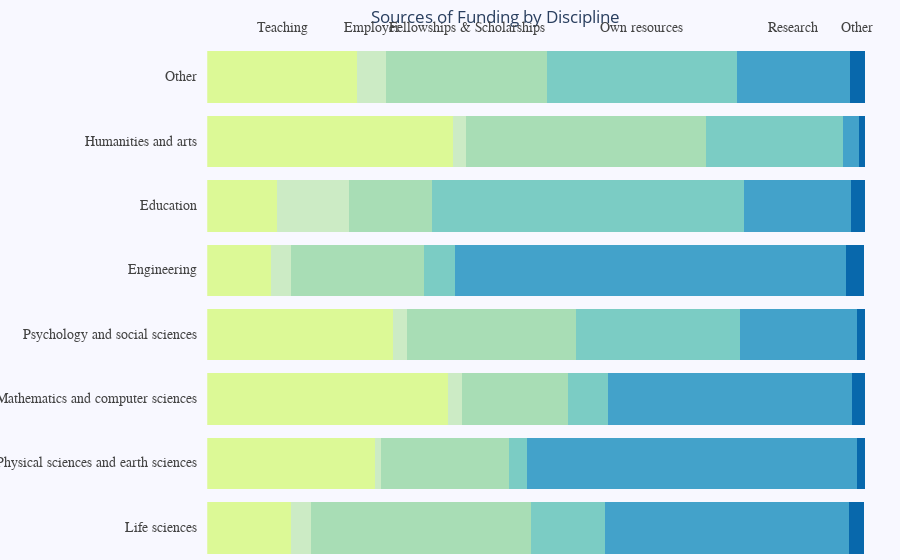

Here is the notebook cell this chart was saved with:
### Code cell
import plotly.graph_objects as go

top_labels = replace_col


x_data = funding_data.to_numpy()[1:,:]
x_data [:,[1, 4]] = x_data[:,[4, 1]]
fields = list(table['Field'])[1:]
y_data = fields

horz_bar = go.Figure()

for i in range(0, len(x_data[0])):
    for xd, yd in zip(x_data, y_data):
        horz_bar.add_trace(go.Bar(
            x=[xd[i]], y=[yd],
            orientation='h',
            marker=dict(
                color=colors[i],
                line=dict(color='rgb(248, 248, 249)', width=0)
            )
        ))

horz_bar.update_layout(
    xaxis=dict(
        showgrid=False,
        showline=False,
        showticklabels=False,
        zeroline=False,
        domain=[0.15, 1]
    ),
    yaxis=dict(
        showgrid=False,
        showline=False,
        showticklabels=False,
        zeroline=False,
    ),
    barmode='stack',
    paper_bgcolor='rgb(248, 248, 255)',
    plot_bgcolor='rgb(248, 248, 255)',
    margin=dict(l=85, r=0, t=45, b=0),
    showlegend=False,
)

annotations = []

for yd, xd in zip(y_data, x_data):
    # labeling the y-axis
    annotations.append(dict(xref='paper', yref='y',
                            x=0.14, y=yd,
                            xanchor='right',
                            text=str(yd),
                            font=dict(family='Arial', size=14,
                                      color='rgb(67, 67, 67)'),
                            showarrow=False, align='right'))
    # labeling the first Likert scale (on the top)
    if yd == y_data[-1]:
        annotations.append(dict(xref='x', yref='paper',
                                x=xd[0] / 2, y=1.05,
                                text=top_labels[0],
                                font=dict(family='Arial', size=14,
                                          color='rgb(67, 67, 67)'),
                                showarrow=False))
    space = xd[0]
    for i in range(1, len(xd)):
            # labeling the Likert scale
            if yd == y_data[-1]:
                annotations.append(dict(xref='x', yref='paper',
                                        x=space + (xd[i]/2), y=1.05,
                                        text=top_labels[i],
                                        font=dict(family='Arial', size=14,
                                                  color='rgb(67, 67, 67)'),
                                        showarrow=False))
            space += xd[i]
horz_bar.update_layout(annotations=annotations, width = 1000, title = 'Sources of Funding by Discipline', title_x =.55)
horz_bar.show()

### Figure 1 — Plotly figure (JSON) as saved in the notebook; plotly's stock layout.template omitted (floating-point values rounded to 4 significant figures)
{"data": [{"marker": {"color": "rgba(220,249,150,1)", "line": {"color": "rgb(248, 248, 249)", "width": 0}}, "orientation": "h", "type": "bar", "x": [12.8], "y": ["Life sciences"]}, {"marker": {"color": "rgba(220,249,150,1)", "line": {"color": "rgb(248, 248, 249)", "width": 0}}, "orientation": "h", "type": "bar", "x": [25.5], "y": ["Physical sciences and earth sciences"]}, {"marker": {"color": "rgba(220,249,150,1)", "line": {"color": "rgb(248, 248, 249)", "width": 0}}, "orientation": "h", "type": "bar", "x": [36.6], "y": ["Mathematics and computer sciences"]}, {"marker": {"color": "rgba(220,249,150,1)", "line": {"color": "rgb(248, 248, 249)", "width": 0}}, "orientation": "h", "type": "bar", "x": [28.3], "y": ["Psychology and social sciences"]}, {"marker": {"color": "rgba(220,249,150,1)", "line": {"color": "rgb(248, 248, 249)", "width": 0}}, "orientation": "h", "type": "bar", "x": [9.7], "y": ["Engineering"]}, {"marker": {"color": "rgba(220,249,150,1)", "line": {"color": "rgb(248, 248, 249)", "width": 0}}, "orientation": "h", "type": "bar", "x": [10.6], "y": ["Education"]}, {"marker": {"color": "rgba(220,249,150,1)", "line": {"color": "rgb(248, 248, 249)", "width": 0}}, "orientation": "h", "type": "bar", "x": [37.4], "y": ["Humanities and arts"]}, {"marker": {"color": "rgba(220,249,150,1)", "line": {"color": "rgb(248, 248, 249)", "width": 0}}, "orientation": "h", "type": "bar", "x": [22.8], "y": ["Other"]}, {"marker": {"color": "rgba(204,235,197, 1)", "line": {"color": "rgb(248, 248, 249)", "width": 0}}, "orientation": "h", "type": "bar", "x": [3], "y": ["Life sciences"]}, {"marker": {"color": "rgba(204,235,197, 1)", "line": {"color": "rgb(248, 248, 249)", "width": 0}}, "orientation": "h", "type": "bar", "x": [0.9], "y": ["Physical sciences and earth sciences"]}, {"marker": {"color": "rgba(204,235,197, 1)", "line": {"color": "rgb(248, 248, 249)", "width": 0}}, "orientation": "h", "type": "bar", "x": [2.1], "y": ["Mathematics and computer sciences"]}, {"marker": {"color": "rgba(204,235,197, 1)", "line": {"color": "rgb(248, 248, 249)", "width": 0}}, "orientation": "h", "type": "bar", "x": [2.1], "y": ["Psychology and social sciences"]}, {"marker": {"color": "rgba(204,235,197, 1)", "line": {"color": "rgb(248, 248, 249)", "width": 0}}, "orientation": "h", "type": "bar", "x": [3], "y": ["Engineering"]}, {"marker": {"color": "rgba(204,235,197, 1)", "line": {"color": "rgb(248, 248, 249)", "width": 0}}, "orientation": "h", "type": "bar", "x": [10.9], "y": ["Education"]}, {"marker": {"color": "rgba(204,235,197, 1)", "line": {"color": "rgb(248, 248, 249)", "width": 0}}, "orientation": "h", "type": "bar", "x": [1.9], "y": ["Humanities and arts"]}, {"marker": {"color": "rgba(204,235,197, 1)", "line": {"color": "rgb(248, 248, 249)", "width": 0}}, "orientation": "h", "type": "bar", "x": [4.4], "y": ["Other"]}, {"marker": {"color": "rgba(168,221,181, 1)", "line": {"color": "rgb(248, 248, 249)", "width": 0}}, "orientation": "h", "type": "bar", "x": [33.5], "y": ["Life sciences"]}, {"marker": {"color": "rgba(168,221,181, 1)", "line": {"color": "rgb(248, 248, 249)", "width": 0}}, "orientation": "h", "type": "bar", "x": [19.5], "y": ["Physical sciences and earth sciences"]}, {"marker": {"color": "rgba(168,221,181, 1)", "line": {"color": "rgb(248, 248, 249)", "width": 0}}, "orientation": "h", "type": "bar", "x": [16.1], "y": ["Mathematics and computer sciences"]}, {"marker": {"color": "rgba(168,221,181, 1)", "line": {"color": "rgb(248, 248, 249)", "width": 0}}, "orientation": "h", "type": "bar", "x": [25.7], "y": ["Psychology and social sciences"]}, {"marker": {"color": "rgba(168,221,181, 1)", "line": {"color": "rgb(248, 248, 249)", "width": 0}}, "orientation": "h", "type": "bar", "x": [20.3], "y": ["Engineering"]}, {"marker": {"color": "rgba(168,221,181, 1)", "line": {"color": "rgb(248, 248, 249)", "width": 0}}, "orientation": "h", "type": "bar", "x": [12.7], "y": ["Education"]}, {"marker": {"color": "rgba(168,221,181, 1)", "line": {"color": "rgb(248, 248, 249)", "width": 0}}, "orientation": "h", "type": "bar", "x": [36.5], "y": ["Humanities and arts"]}, {"marker": {"color": "rgba(168,221,181, 1)", "line": {"color": "rgb(248, 248, 249)", "width": 0}}, "orientation": "h", "type": "bar", "x": [24.5], "y": ["Other"]}, {"marker": {"color": "rgba(123,204,196, 1)", "line": {"color": "rgb(248, 248, 249)", "width": 0}}, "orientation": "h", "type": "bar", "x": [11.2], "y": ["Life sciences"]}, {"marker": {"color": "rgba(123,204,196, 1)", "line": {"color": "rgb(248, 248, 249)", "width": 0}}, "orientation": "h", "type": "bar", "x": [2.8], "y": ["Physical sciences and earth sciences"]}, {"marker": {"color": "rgba(123,204,196, 1)", "line": {"color": "rgb(248, 248, 249)", "width": 0}}, "orientation": "h", "type": "bar", "x": [6.1], "y": ["Mathematics and computer sciences"]}, {"marker": {"color": "rgba(123,204,196, 1)", "line": {"color": "rgb(248, 248, 249)", "width": 0}}, "orientation": "h", "type": "bar", "x": [25], "y": ["Psychology and social sciences"]}, {"marker": {"color": "rgba(123,204,196, 1)", "line": {"color": "rgb(248, 248, 249)", "width": 0}}, "orientation": "h", "type": "bar", "x": [4.7], "y": ["Engineering"]}, {"marker": {"color": "rgba(123,204,196, 1)", "line": {"color": "rgb(248, 248, 249)", "width": 0}}, "orientation": "h", "type": "bar", "x": [47.5], "y": ["Education"]}, {"marker": {"color": "rgba(123,204,196, 1)", "line": {"color": "rgb(248, 248, 249)", "width": 0}}, "orientation": "h", "type": "bar", "x": [20.9], "y": ["Humanities and arts"]}, {"marker": {"color": "rgba(123,204,196, 1)", "line": {"color": "rgb(248, 248, 249)", "width": 0}}, "orientation": "h", "type": "bar", "x": [28.8], "y": ["Other"]}, {"marker": {"color": "rgba(67,162,202, 1)", "line": {"color": "rgb(248, 248, 249)", "width": 0}}, "orientation": "h", "type": "bar", "x": [37.1], "y": ["Life sciences"]}, {"marker": {"color": "rgba(67,162,202, 1)", "line": {"color": "rgb(248, 248, 249)", "width": 0}}, "orientation": "h", "type": "bar", "x": [50.2], "y": ["Physical sciences and earth sciences"]}, {"marker": {"color": "rgba(67,162,202, 1)", "line": {"color": "rgb(248, 248, 249)", "width": 0}}, "orientation": "h", "type": "bar", "x": [37.1], "y": ["Mathematics and computer sciences"]}, {"marker": {"color": "rgba(67,162,202, 1)", "line": {"color": "rgb(248, 248, 249)", "width": 0}}, "orientation": "h", "type": "bar", "x": [17.7], "y": ["Psychology and social sciences"]}, {"marker": {"color": "rgba(67,162,202, 1)", "line": {"color": "rgb(248, 248, 249)", "width": 0}}, "orientation": "h", "type": "bar", "x": [59.5], "y": ["Engineering"]}, {"marker": {"color": "rgba(67,162,202, 1)", "line": {"color": "rgb(248, 248, 249)", "width": 0}}, "orientation": "h", "type": "bar", "x": [16.2], "y": ["Education"]}, {"marker": {"color": "rgba(67,162,202, 1)", "line": {"color": "rgb(248, 248, 249)", "width": 0}}, "orientation": "h", "type": "bar", "x": [2.5], "y": ["Humanities and arts"]}, {"marker": {"color": "rgba(67,162,202, 1)", "line": {"color": "rgb(248, 248, 249)", "width": 0}}, "orientation": "h", "type": "bar", "x": [17.2], "y": ["Other"]}, {"marker": {"color": "rgba(8,104,172, 1)", "line": {"color": "rgb(248, 248, 249)", "width": 0}}, "orientation": "h", "type": "bar", "x": [2.3], "y": ["Life sciences"]}, {"marker": {"color": "rgba(8,104,172, 1)", "line": {"color": "rgb(248, 248, 249)", "width": 0}}, "orientation": "h", "type": "bar", "x": [1.1], "y": ["Physical sciences and earth sciences"]}, {"marker": {"color": "rgba(8,104,172, 1)", "line": {"color": "rgb(248, 248, 249)", "width": 0}}, "orientation": "h", "type": "bar", "x": [2], "y": ["Mathematics and computer sciences"]}, {"marker": {"color": "rgba(8,104,172, 1)", "line": {"color": "rgb(248, 248, 249)", "width": 0}}, "orientation": "h", "type": "bar", "x": [1.3], "y": ["Psychology and social sciences"]}, {"marker": {"color": "rgba(8,104,172, 1)", "line": {"color": "rgb(248, 248, 249)", "width": 0}}, "orientation": "h", "type": "bar", "x": [2.7], "y": ["Engineering"]}, {"marker": {"color": "rgba(8,104,172, 1)", "line": {"color": "rgb(248, 248, 249)", "width": 0}}, "orientation": "h", "type": "bar", "x": [2.2], "y": ["Education"]}, {"marker": {"color": "rgba(8,104,172, 1)", "line": {"color": "rgb(248, 248, 249)", "width": 0}}, "orientation": "h", "type": "bar", "x": [0.9], "y": ["Humanities and arts"]}, {"marker": {"color": "rgba(8,104,172, 1)", "line": {"color": "rgb(248, 248, 249)", "width": 0}}, "orientation": "h", "type": "bar", "x": [2.3], "y": ["Other"]}], "layout": {"annotations": [{"align": "right", "font": {"color": "rgb(67, 67, 67)", "family": "Arial", "size": 14}, "showarrow": false, "text": "Life sciences", "x": 0.14, "xanchor": "right", "xref": "paper", "y": "Life sciences", "yref": "y"}, {"align": "right", "font": {"color": "rgb(67, 67, 67)", "family": "Arial", "size": 14}, "showarrow": false, "text": "Physical sciences and earth sciences", "x": 0.14, "xanchor": "right", "xref": "paper", "y": "Physical sciences and earth sciences", "yref": "y"}, {"align": "right", "font": {"color": "rgb(67, 67, 67)", "family": "Arial", "size": 14}, "showarrow": false, "text": "Mathematics and computer sciences", "x": 0.14, "xanchor": "right", "xref": "paper", "y": "Mathematics and computer sciences", "yref": "y"}, {"align": "right", "font": {"color": "rgb(67, 67, 67)", "family": "Arial", "size": 14}, "showarrow": false, "text": "Psychology and social sciences", "x": 0.14, "xanchor": "right", "xref": "paper", "y": "Psychology and social sciences", "yref": "y"}, {"align": "right", "font": {"color": "rgb(67, 67, 67)", "family": "Arial", "size": 14}, "showarrow": false, "text": "Engineering", "x": 0.14, "xanchor": "right", "xref": "paper", "y": "Engineering", "yref": "y"}, {"align": "right", "font": {"color": "rgb(67, 67, 67)", "family": "Arial", "size": 14}, "showarrow": false, "text": "Education", "x": 0.14, "xanchor": "right", "xref": "paper", "y": "Education", "yref": "y"}, {"align": "right", "font": {"color": "rgb(67, 67, 67)", "family": "Arial", "size": 14}, "showarrow": false, "text": "Humanities and arts", "x": 0.14, "xanchor": "right", "xref": "paper", "y": "Humanities and arts", "yref": "y"}, {"align": "right", "font": {"color": "rgb(67, 67, 67)", "family": "Arial", "size": 14}, "showarrow": false, "text": "Other", "x": 0.14, "xanchor": "right", "xref": "paper", "y": "Other", "yref": "y"}, {"font": {"color": "rgb(67, 67, 67)", "family": "Arial", "size": 14}, "showarrow": false, "text": "Teaching", "x": 11.4, "xref": "x", "y": 1.05, "yref": "paper"}, {"font": {"color": "rgb(67, 67, 67)", "family": "Arial", "size": 14}, "showarrow": false, "text": "Employer", "x": 25, "xref": "x", "y": 1.05, "yref": "paper"}, {"font": {"color": "rgb(67, 67, 67)", "family": "Arial", "size": 14}, "showarrow": false, "text": "Fellowships & Scholarships", "x": 39.45, "xref": "x", "y": 1.05, "yref": "paper"}, {"font": {"color": "rgb(67, 67, 67)", "family": "Arial", "size": 14}, "showarrow": false, "text": "Own resources", "x": 66.1, "xref": "x", "y": 1.05, "yref": "paper"}, {"font": {"color": "rgb(67, 67, 67)", "family": "Arial", "size": 14}, "showarrow": false, "text": "Research", "x": 89.1, "xref": "x", "y": 1.05, "yref": "paper"}, {"font": {"color": "rgb(67, 67, 67)", "family": "Arial", "size": 14}, "showarrow": false, "text": "Other", "x": 98.85, "xref": "x", "y": 1.05, "yref": "paper"}], "autosize": true, "barmode": "stack", "margin": {"b": 0, "l": 85, "r": 0, "t": 45}, "paper_bgcolor": "rgb(248, 248, 255)", "plot_bgcolor": "rgb(248, 248, 255)", "showlegend": false, "title": {"text": "Sources of Funding by Discipline", "x": 0.55}, "xaxis": {"autorange": true, "domain": [0.15, 1], "range": [0, 105.4], "showgrid": false, "showline": false, "showticklabels": false, "type": "linear", "zeroline": false}, "yaxis": {"autorange": true, "range": [-0.5, 7.5], "showgrid": false, "showline": false, "showticklabels": false, "type": "category", "zeroline": false}}}
